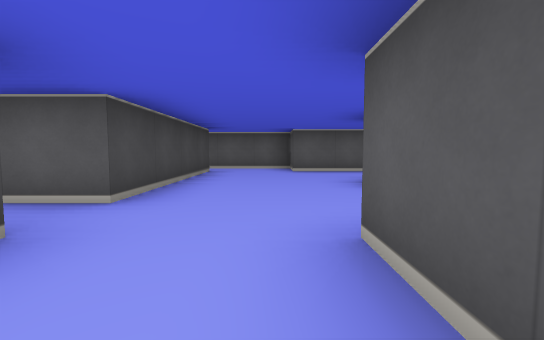
view 1 (above)

23 first-person views from a walk through a cub3D ray-caster map. The camera is about half as high as the walls, tilts 4° down and sees 90° across. The floor is counted in squares. Each view is taken from the middle of a square. On the plan, view 1 faces up. The plan holds only what a view shows up to about 9 squares ahead; the rest is blank.

view 2
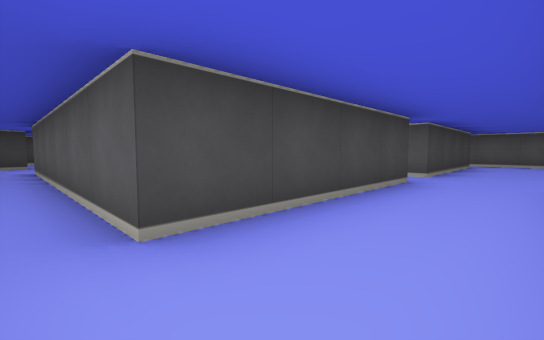

view 3
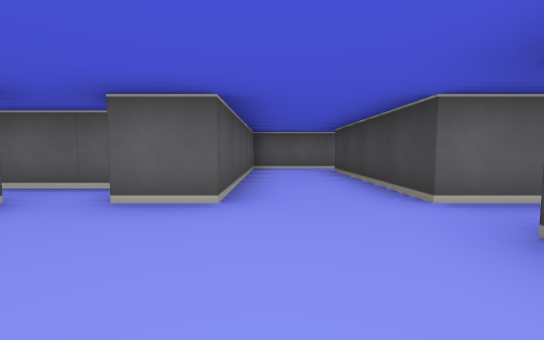

view 4
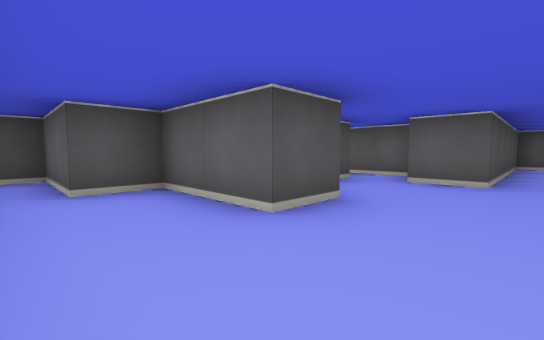

view 5
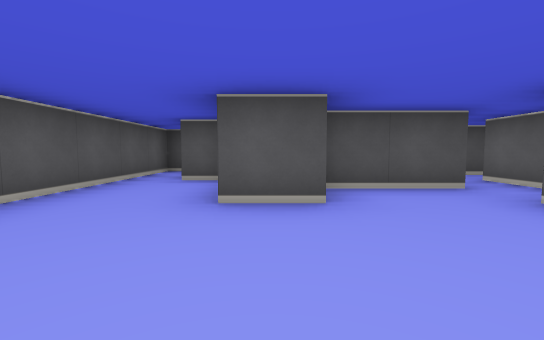

view 6
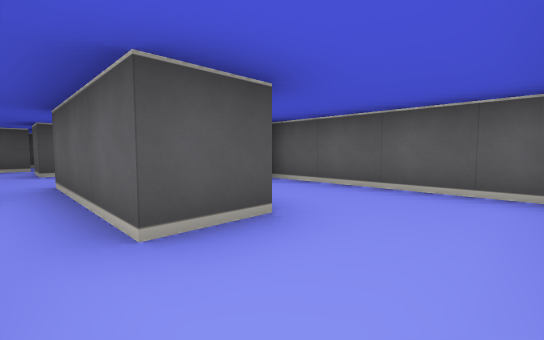

view 7
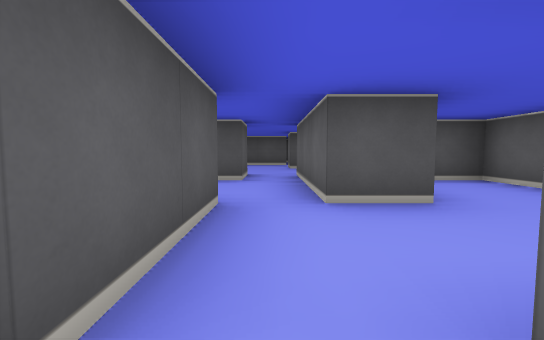

view 8
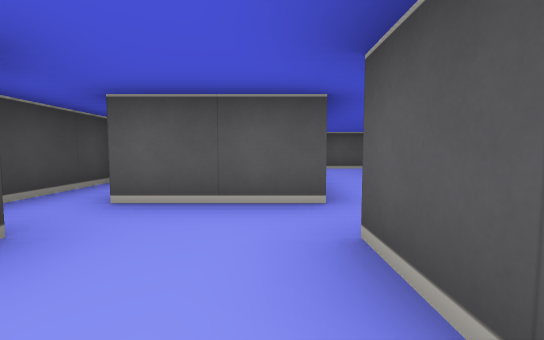

view 9
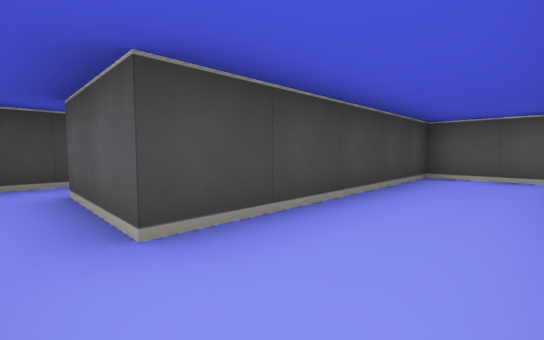

view 10
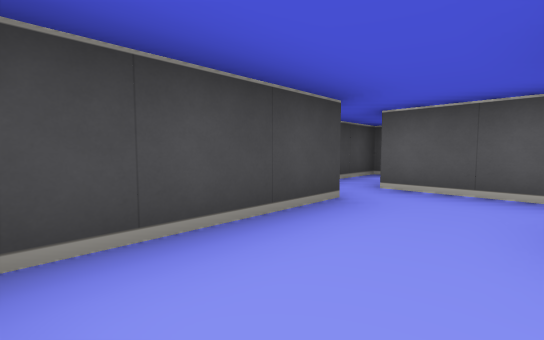

view 11
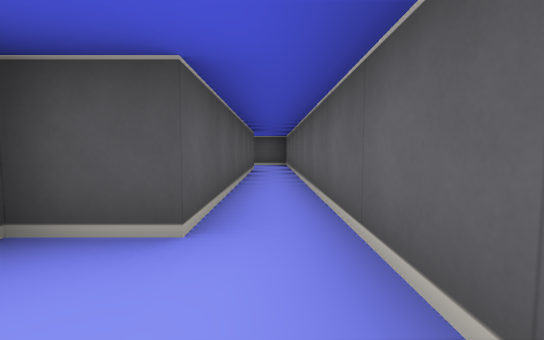

view 12
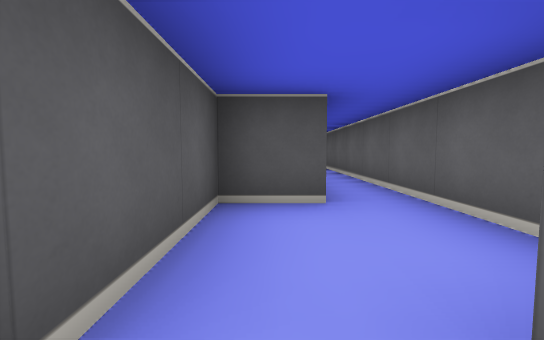

view 13
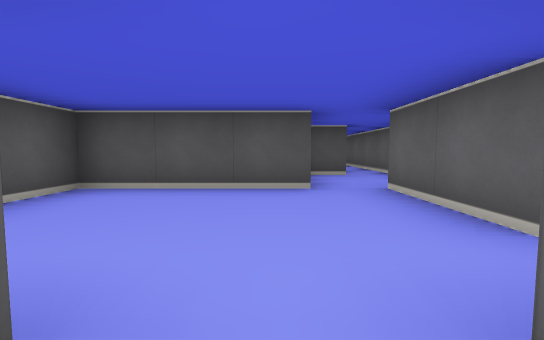

view 14
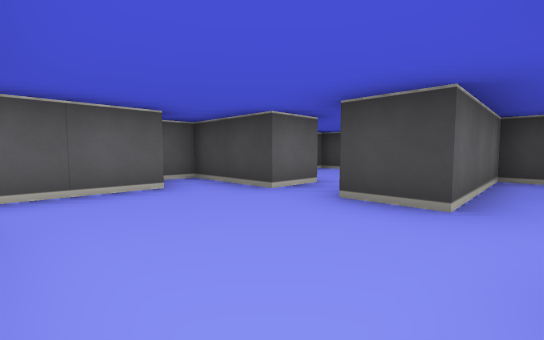

view 15
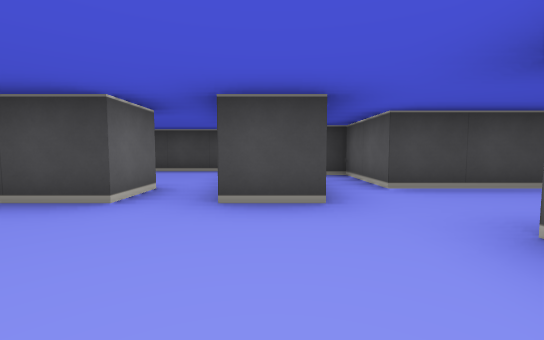

view 16
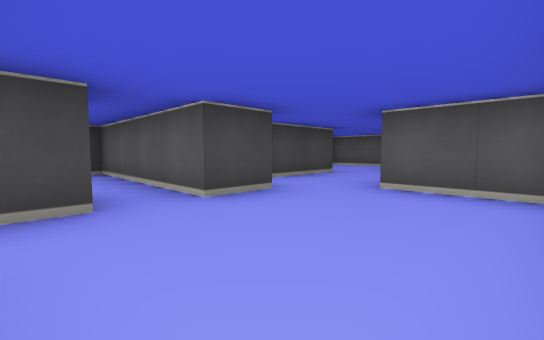

view 17
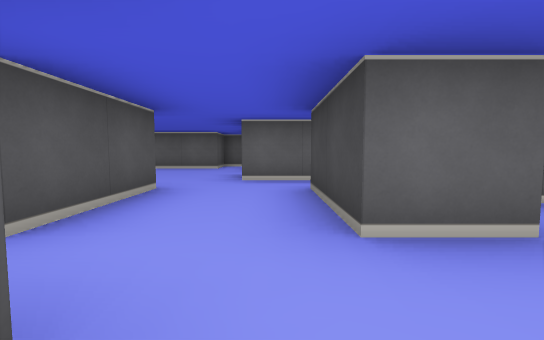

view 18
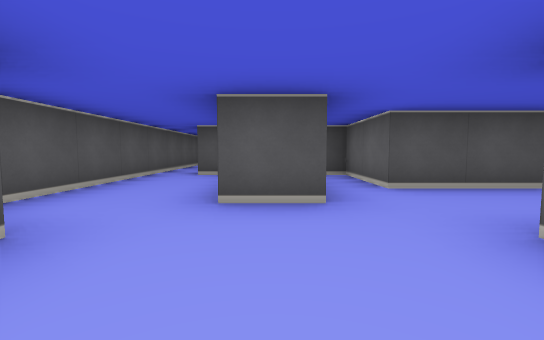

view 19
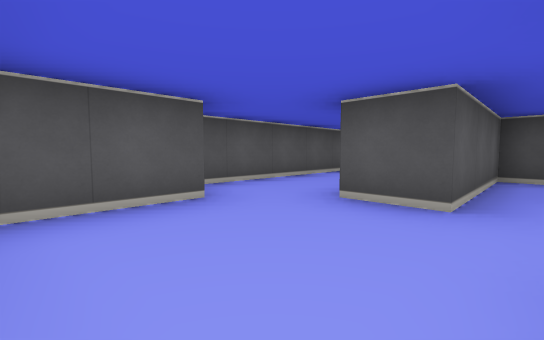

view 20
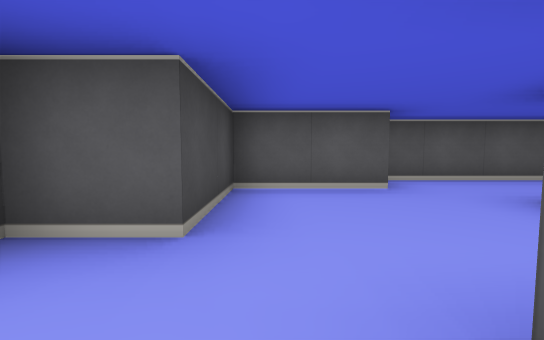

view 21
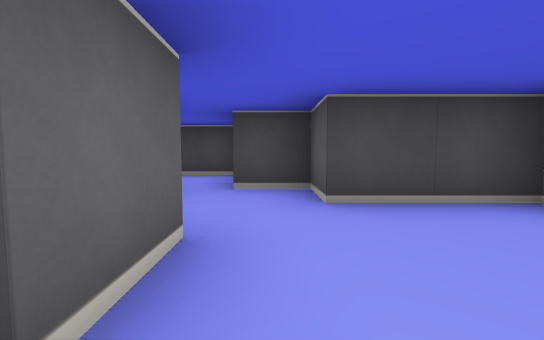

view 22
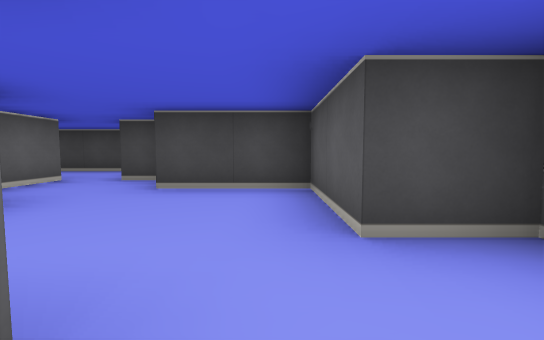

view 23
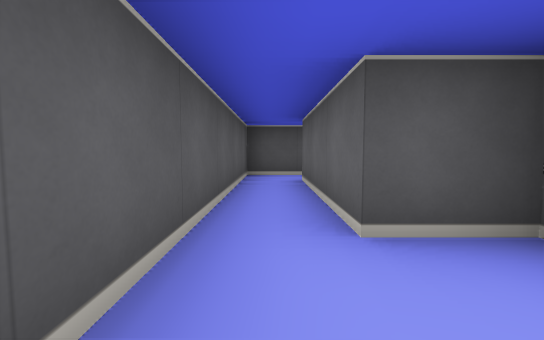

### Floor plan
Points are (right, up) in squares from view 1. A wall is a line through its corners. A room is listed if a view was taken in it or the views show most of it. See-through windows are left out.
Room 1 (views 1, 2, 3, 4, 5)
walls: (1.5, 3.4) (1.5, 4.5) (3.5, 4.5) (3.5, 5.5) (5.5, 5.5) (5.5, 6.5) (0.5, 6.5) (0.5, 7.5) (-2.5, 7.5); (-2.5, 1.5) (-1.5, 1.5) (-1.5, -2.5) (-7.5, -2.5); (2.5, 1.4) (2.5, 3.4); (-1.5, 6.5) (-1.5, 2.5) (-2.5, 2.5); (-7.6, -3.5) (0.5, -3.5) (0.5, 1.5) (1.5, 1.5)
ways out: opening at (-2, 2) to room 2; opening at (-2, 7) to room 2; opening at (-8, -3) to room 5; opening at (3, 1)
Room 2 (views 6, 9)
walls: (-2.5, 2.5) (-2.5, 3); (-4.5, 1.5) (-2.5, 1.5); (-2.5, 7.5) (-4.5, 7.5) (-4.5, 2.5) (-6.6, 2.5)
ways out: opening at (-2, 2) to room 1; opening at (-2, 7) to room 1; opening at (-6, 2) to room 3; opening at (-5.5, 1) to room 4
Room 3 (view 7)
walls: (-7.5, 4.6) (-7.5, 1.9)
ways out: opening at (-6, 2) to room 2; opening at (-6, 6) to room 10
Room 4 (views 8, 10)
walls: (-4.5, 0.4) (-4.5, 1.5); (-6.1, -1.5) (-2.5, -1.5) (-2.5, -0.6); (-6.5, 1.6) (-6.5, -1.1)
ways out: opening at (-5.5, 1) to room 2
Room 5 (view 11)
walls: (-9.5, -2.5) (-9.5, -3); (-8.6, -3.5) (-7.6, -3.5); (-7.5, -2.5) (-7.5, -1.5) (-9.5, -1.5)
ways out: opening at (-8, -3) to room 1; opening at (-9, -2) to room 6
Room 6 (views 12, 14, 15, 16)
walls: (-12.5, -1.5) (-12.5, -3.5) (-11.5, -3.5) (-11.5, -2.5) (-9.5, -2.5); (-9.5, -1.5) (-9.5, 1.5) (-11.5, 1.5) (-11.5, 3.5); (-13.5, 3.5) (-13.5, 1.5) (-15.5, 1.5) (-15.5, 0.5) (-12.5, 0.5) (-12.5, -0.5)
ways out: opening at (-9, -2) to room 5; opening at (-13, -1) to room 7; opening at (-12.5, 2.5) to room 8
Room 7 (view 13)
walls: (-13.6, -1.5) (-12.5, -1.5); (-12.5, -0.5) (-16.5, -0.5) (-16.5, -3.5)
ways out: opening at (-13, -1) to room 6
Room 8 (views 17, 18, 19, 20, 21, 22, 23)
walls: (-11.5, 3.5) (-9.5, 3.5) (-9.5, 4.5) (-12.5, 4.5) (-12.5, 5.5); (-14.6, 3.5) (-13.5, 3.5); (-9.5, 5.4) (-9.5, 6.5); (-16.5, 2.5) (-15.5, 2.5); (-9.5, 7.5) (-13.5, 7.5) (-13.5, 6.5) (-15.5, 6.5) (-15.5, 4.5) (-16.5, 4.5) (-16.5, 3.5)
ways out: opening at (-12.5, 2.5) to room 6; opening at (-17, 3) to room 9; opening at (-10, 7) to room 10
Room 9 (no view inside)
walls: (-18.5, 3.2) (-18.5, 0.9)
ways out: opening at (-17, 3) to room 8
Room 10 (no view inside)
walls: (-9.5, 6.5) (-6.5, 6.5); (-5.5, 6.4) (-5.5, 7.5) (-9.5, 7.5)
ways out: opening at (-6, 6) to room 3; opening at (-10, 7) to room 8

Where each view was taken, in squares from view 1:
view 1: 0 up, 0 right, facing up
view 2: 3 down, 0 right, facing up-left
view 3: 4 up, 0 right, facing down
view 4: 6 up, 0 right, facing down-right
view 5: 4 up, 1 left, facing right
view 6: 2 up, 6 left, facing down-right
view 7: 2 up, 7 left, facing right
view 8: 0 up, 5 left, facing up
view 9: 2 up, 3 left, facing up-left
view 10: 1 down, 5 left, facing up-left
view 11: 3 down, 9 left, facing right
view 12: 2 down, 10 left, facing right
view 13: 1 down, 13 left, facing right
view 14: 1 up, 10 left, facing down-left
view 15: 0 up, 10 left, facing left
view 16: 2 down, 10 left, facing up-left
view 17: 5 up, 13 left, facing down
view 18: 5 up, 15 left, facing right
view 19: 4 up, 15 left, facing up-right
view 20: 3 up, 15 left, facing up
view 21: 4 up, 13 left, facing left
view 22: 6 up, 12 left, facing left
view 23: 7 up, 11 left, facing right
